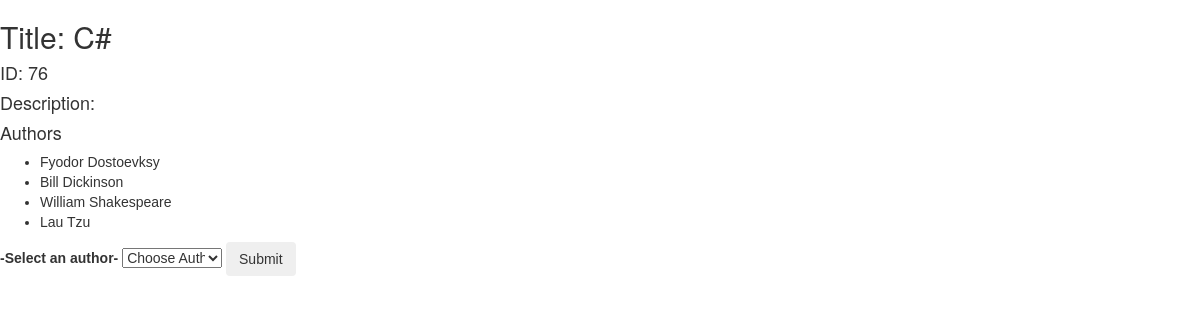
Screenshot of /books/76 with the database file from the repository.
### books_authors_app/models.py (models this page shows, shortened)
class Book(models.Model):
    title = models.CharField(max_length=255)
    desc = models.TextField()
    created_at = models.DateTimeField(auto_now_add=True)
    updated_at = models.DateTimeField(auto_now=True)

class Author(models.Model):
    first_name = models.CharField(max_length=45)
    last_name = models.CharField(max_length=45)
    books = models.ManyToManyField(Book, related_name='authors')
    notes = models.TextField(null=True)
    created_at = models.DateTimeField(auto_now_add=True)
    updated_at = models.DateTimeField(auto_now=True)

### books_authors_app/views.py (the view)
# urls.py: path('books/<int:id>', views.info),
def info(request, id):
    context = {
        'book_by_id': Book.objects.get(id=id),
        'authors': Author.objects.all(),
    }
    if request.POST:
        return (add_author(request,id))
    return render(request, 'info.html', context)

### books_authors_app/templates/info.html (shortened to what this page needs)
<!DOCTYPE html>
<html lang="en">
<head>
    <link rel="stylesheet" href="https://maxcdn.bootstrapcdn.com/bootstrap/3.4.1/css/bootstrap.min.css">
</head>
<body>
    <h2>Title: {{book_by_id.title}}</h2>
    <h4>ID: {{book_by_id.id}}</h4>
    <h4>Description: </h4><p>{{book_by_id.desc}}</p>
    <h4>Authors</h4>
    <ul>
        {% for author in book_by_id.authors.all %}
            <li>{{author.first_name}} {{author.last_name}}</li>
        {% endfor %}
    </ul>
    <div class='input-group'>
        <form action='' method="POST" name="select_an_author">
            <label for="select_an_author">-Select an author-</label>
            <select class="custom-select" id="inputGroupSelect04 select_an_author" name="select_an_author">
                <option selected>Choose Author</option>
            </select>
            <input class="btn btn-outline-secondary" type="submit" name="Add" class="btn btn-primary">
        </form>
    </div>
</body>
</html>

### books_authors_app/templates/info.html (style rules this page uses)
* { font-family: Arial, Helvetica, sans-serif; }
select { width: 100px; }

### rows the page displays
Book: title "C#", id "76"
Author: first_name "Fyodor", last_name "Dostoevksy"
Author: first_name "Bill", last_name "Dickinson"
Author: first_name "William", last_name "Shakespeare"
Author: first_name "Lau", last_name "Tzu"
